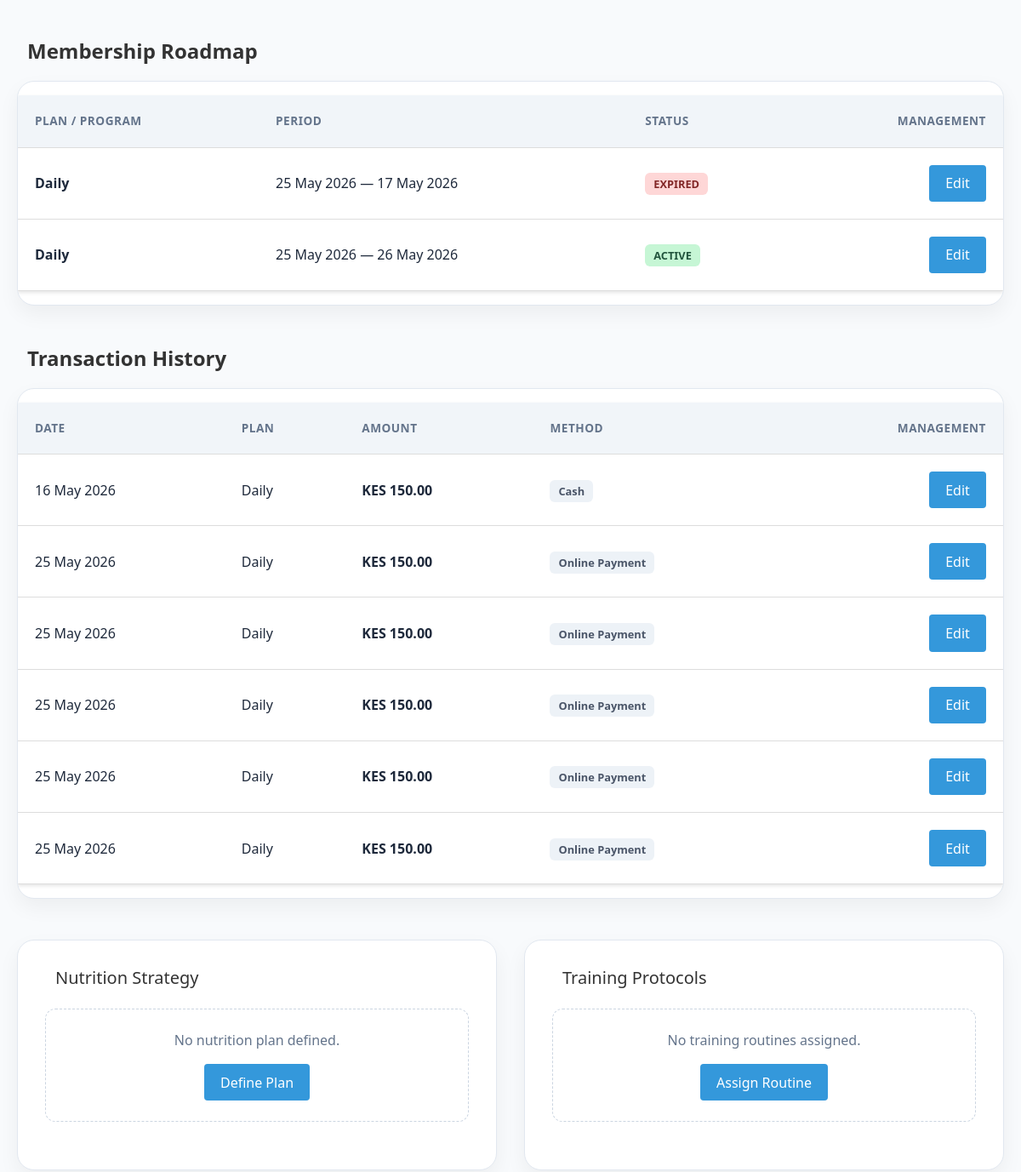
The page /members/14/ (signed in, middle part) on the database as committed earlier.
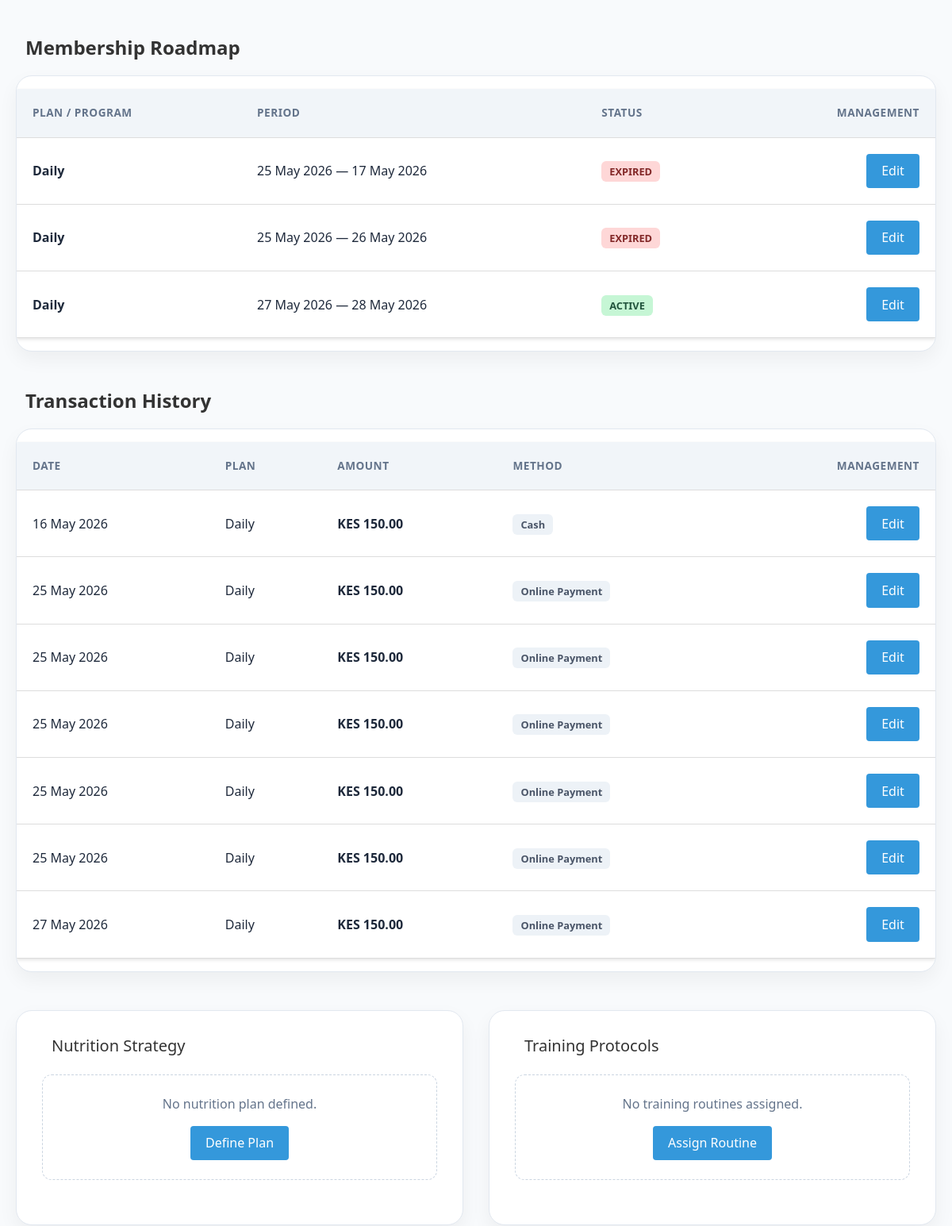
The same page on the database as committed later.
### base/gym/models.py (models this page shows, shortened)
class Membership(models.Model):
    member = models.ForeignKey(Member, on_delete=models.CASCADE, related_name="memberships")
    plan = models.ForeignKey(MembershipPlan, on_delete=models.PROTECT)
    start_date = models.DateField(default=timezone.now)
    end_date = models.DateField(blank=True, null=True)
    is_active = models.BooleanField(default=True, db_index=True)
    @property
    def is_expired(self):
        if self.end_date:
            return self.end_date < timezone.now().date()
        return False

class MembershipPlan(models.Model):
    name = models.CharField(max_length=60)
    price = models.DecimalField(max_digits=10, decimal_places=2)
    duration_days = models.PositiveIntegerField()

class Payment(models.Model):
    branch = models.ForeignKey(Branch, on_delete=models.CASCADE, related_name="payments", null=True, blank=True)
    member = models.ForeignKey(Member, on_delete=models.CASCADE, related_name="payments")
    Membership = models.ForeignKey(Membership, on_delete=models.SET_NULL, null=True, blank=True)
    amount = models.DecimalField(max_digits=10, decimal_places=2)
    paid_on = models.DateTimeField(default=timezone.now, db_index=True)
    method = models.CharField(max_length=30, default="Cash")
    reference = models.CharField(max_length=60, blank=True)
    date = models.DateField(default=timezone.now, db_index=True)
    @property
    def plan_name(self):
        if self.Membership and self.Membership.plan:
            return self.Membership.plan.name
        return "N/A"

### base/gym/views/members.py (the view)
# urls.py: path("members/<int:member_id>/", views.member_detail, name="member_detail"),
@login_required
def member_detail(request, member_id):
    member = get_object_or_404(Member, id=member_id)
    is_admin = request.user.is_staff
    is_trainer = hasattr(request.user, 'trainer_profile')
    is_self = hasattr(request.user, 'member_profile') and request.user.member_profile.id == member.id
    if not (is_admin or is_trainer or is_self):
        messages.error(request, "You don't have permission to view this profile.")
        return redirect("portal_dashboard")
    memberships = member.memberships.all()
    payments = member.payments.all()
    attendance = member.attendance_set.all().order_by("-date")[:30]
    measurements = member.measurements.all().order_by("-date")
    try:
        diet_plan = member.diet_plan
    except DietPlan.DoesNotExist:
        diet_plan = None
    workout_plans = member.workout_plans.all()
    return render(
        request,
        "gym/member_detail.html",
        {
            "member": member,
            "memberships": memberships,
            "payments": payments,
            "attendance": attendance,
            "measurements": measurements,
            "diet_plan": diet_plan,
            "workout_plans": workout_plans,
        },
    )

### base/gym/context_processors.py (called while the page is built)
def branch_context(request):
    active_branch_id = request.session.get('active_branch_id')
    active_branch = None
    if active_branch_id:
        try:
            active_branch = Branch.objects.get(id=active_branch_id)
        except Branch.DoesNotExist:
            pass
    return {
        'all_branches': Branch.objects.all(),
        'active_branch': active_branch,
    }

### base/gym/models.py (called while the page is built)
    @property
    def active_membership(self):
        return self.memberships.filter(is_active=True).first()

    @property
    def is_currently_active(self):
        active = self.active_membership
        if active and not active.is_expired:
            return True
        return False

### base/templates/gym/member_detail.html (shortened to what the changed rows need)
{% extends 'gym/base.html' %}
{% load static %}
{% block extra_css %}
<link rel="stylesheet" href="{% static 'gym/css/details.css' %}">
{% endblock %}
{% block content %}
<div class="section-hub">
    <div class="section-header-hub">
        <h2> Membership Roadmap</h2>
    </div>
    <div class="table-container-hub">
        {% if memberships %}
        <table class="table-hub">
            <thead>
                <tr>
                    <th>Plan / Program</th>
                    <th>Period</th>
                    <th>Status</th>
                    <th style="text-align: right;">Management</th>
                </tr>
            </thead>
            <tbody>
                {% for m in memberships %}
                <tr>
                    <td><strong>{{ m.plan.name }}</strong></td>
                    <td>{{ m.start_date|date:"d M Y" }} — {{ m.end_date|date:"d M Y" }}</td>
                    <td>
                        {% if m.is_active %}
                        <span class="badge-hub badge-hub-active">ACTIVE</span>
                        {% else %}
                        <span class="badge-hub badge-hub-inactive">EXPIRED</span>
                        {% endif %}
                    </td>
                    <td style="text-align: right;">
                        <div class="actions" style="justify-content: flex-end;">
                            <a href="{% url 'membership_edit' m.id %}" class="btn">Edit</a>
                        </div>
                    </td>
                </tr>
                {% endfor %}
            </tbody>
        </table>
        {% else %}
        <div style="padding: 2.5rem; text-align: center; color: var(--hub-text-muted);">
            <i class="fas fa-folder-open"
                style="font-size: 2rem; margin-bottom: 1rem; display: block; opacity: 0.3;"></i>
            No memberships assigned yet.
        </div>
        {% endif %}
    </div>
</div>
<div class="section-hub">
    <div class="section-header-hub">
        <h2> Transaction History</h2>
    </div>
    <div class="table-container-hub">
        {% if payments %}
        <table class="table-hub">
            <thead>
                <tr>
                    <th>Date</th>
                    <th>Plan</th>
                    <th>Amount</th>
                    <th>Method</th>
                    <th style="text-align: right;">Management</th>
                </tr>
            </thead>
            <tbody>
                {% for p in payments %}
                <tr>
                    <td>{{ p.date|date:"d M Y" }}</td>
                    <td>{{ p.plan_name }}</td>
                    <td><span style="font-weight: 700;">KES {{ p.amount }}</span></td>
                    <td><span class="badge-hub" style="background: #edf2f7; color: #4a5568;">{{ p.method }}</span></td>
                    <td style="text-align: right;">
                        <div class="actions" style="justify-content: flex-end;">
                            <a href="{% url 'payment_edit' p.id %}" class="btn">Edit</a>
                        </div>
                    </td>
                </tr>
                {% endfor %}
            </tbody>
        </table>
        {% else %}
        <div style="padding: 2.5rem; text-align: center; color: var(--hub-text-muted);">
            No payments recorded.
        </div>
        {% endif %}
    </div>
</div>
{% endblock %}

Rows that differ between the two databases and show on the page:
changed Membership "26 May 2026": is_active "ACTIVE" → "EXPIRED"
added Membership: plan.name "Daily", start_date "27 May 2026", end_date "28 May 2026", is_active "ACTIVE"
added Payment: date "27 May 2026", plan_name "Daily", amount "150.00", method "Online Payment"
